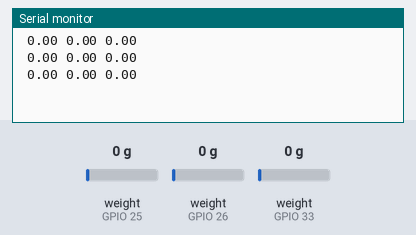
Bench run of a sketch on a simulated ESP32. Shown: the last lines printed to the serial monitor. The inputs (shaded band) are chosen by the test bench; at power-on: weight on the scale (sensors on GPIO 25, GPIO 26, GPIO 33) 0 g.

Above: at 1.2 s.
1.3 s: weight on the scale (sensor on GPIO 25) set to 100 g
At 1.72 s:
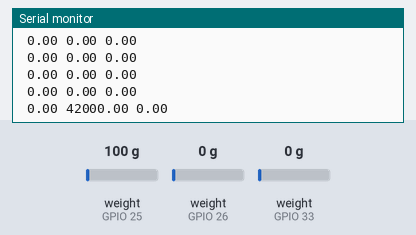
2.8 s: weight on the scale (sensor on GPIO 26) set to 100 g
At 2.93 s:
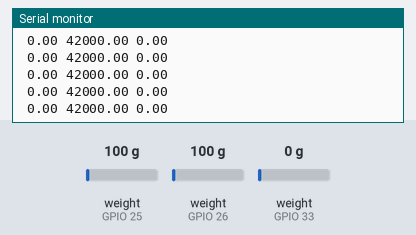
4.3 s: weight on the scale (sensor on GPIO 33) set to 100 g
At 4.44 s:
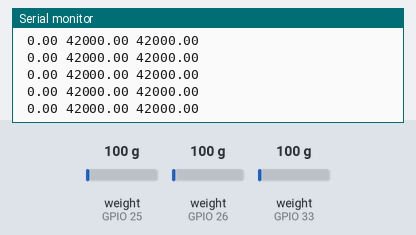
5.8 s: weight on the scale (sensor on GPIO 25) set to 1250 g
At 5.95 s:
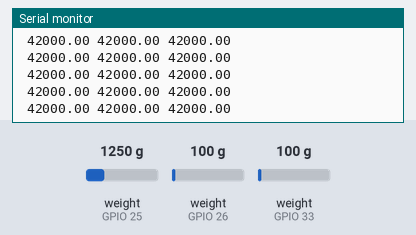
7.3 s: weight on the scale (sensor on GPIO 26) set to 1250 g
At 7.46 s:
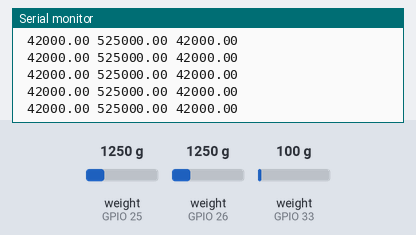
8.8 s: weight on the scale (sensor on GPIO 33) set to 1250 g
At 8.98 s:
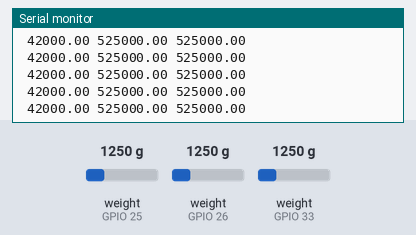
Timing chart, 0 to 11.3 s (numbered marks = the images above; inputs shaded):
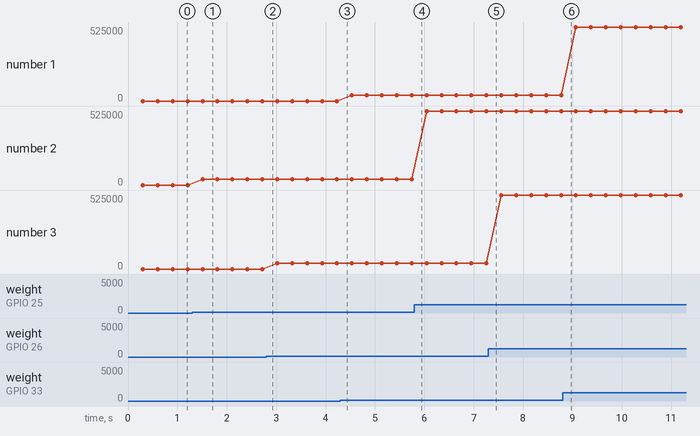

The sketch:

LC_CALIBRATION_MAIN.ino
```cpp
/*
This code runs on the DAQ ESP32 and has a couple of main functions.
1. Read sensor data
2. Send sensor data to COM ESP32
3. Recieve servo commands from COM ESP32
4. Send PWM signals to servos
*/

#include <esp_now.h>
#include <WiFi.h>
// #include <ESP32Servo.h>
#include <Wire.h>
#include <Arduino.h>
#include "HX711.h"


//define pins to use for the various sensors and connections. define takes up less space on the chip
//#define ONBOARD_LED  13
//#define PTDOUT1 36 //PT-O1
//#define CLKPT1 27
//#define PTDOUT2 39 //PT-O2
//#define CLKPT2 27
//#define PTDOUT3 34 //PT-E1
//#define CLKPT3 27
//#define PTDOUT4 35 //PT-E2
//#define CLKPT4 27
#define PTDOUT5 32 //PT-C1
#define CLKPT5 27
#define PTDOUT6 33 //LC1
#define CLKPT6 27
#define PTDOUT7 25 //
#define CLKPT7 27
#define PTDOUT8 26 //
#define CLKPT8 27


float pt1=-1;
float pt2=-1;
float pt3=-1;
float pt4=-1;
float pt5=-1;
float pt6=-1;
float pt7=-1;
float pt8=-1;
// String serialMessage = "";
//float LC_ALL=1.0;
String serialMessage = "";


//define servo min and max values
// #define SERVO_MIN_USEC (900)
// #define SERVO_MAX_USEC (2100)

//Initialize the PT and LC sensor objects which use the HX711 breakout board
//HX711 scale1;
//HX711 scale2;
//HX711 scale3;
//HX711 scale4;
//HX711 scale5;
HX711 scale6;
HX711 scale7;
HX711 scale8;
//Initialize the servo objects
// Servo servo1;
// Servo servo2;

//define servo necessary values
int ADC_Max = 4096;


void setup() {


  //set gains for pt pins
  scale6.begin(PTDOUT6, CLKPT6); //chamber
  scale6.set_gain(128);

  //set gains for pt pins
  scale7.begin(PTDOUT7, CLKPT7); //chamber
  scale7.set_gain(128);

  //set gains for pt pins
  scale8.begin(PTDOUT8, CLKPT8); //chamber
  scale8.set_gain(128);
  Serial.begin(115200);
}

void loop() {

  getReadings();

  delay(2);

}

void getReadings(){

//
// pt1 = scale1.read();
//       // Serial.print("pt1: ");
//
//       // Serial.print(" p2: ");
//
//  pt2 = scale2.read();
//
//  pt3 = scale3.read();
//       // Serial.print(" pt3: ");
//
//  pt4 = scale4.read();
//       // Serial.print(" pt4: ");
//
//  pt5 = scale5.read();
//       // Serial.print(" pt5: ");

   pt6 = scale6.read();
        // Serial.print(" pt6: ");

   pt7 = scale7.read();
//        Serial.print(" pt7: ");

   pt8 = scale8.read();
//      Serial.print(" pt8: ");

//   LC_ALL = pt6 + pt7 + pt8;


  serialMessage = "";
//  serialMessage.concat(pt6+pt7+pt8);
//  serialMessage.concat(" ");
//  serialMessage.concat(pt2);
//  serialMessage.concat(" ");
//  serialMessage.concat(pt3);
//  serialMessage.concat(" ");
//  serialMessage.concat(pt4);
//  serialMessage.concat(" ");
//  serialMessage.concat(pt5);
  serialMessage.concat(" ");
  serialMessage.concat(pt6);
  serialMessage.concat(" ");
  serialMessage.concat(pt7);
  serialMessage.concat(" ");
  serialMessage.concat(pt8);
//  serialMessage.concat(" ");
//  serialMessage.concat(LC_ALL);

  Serial.println(serialMessage);


}
```

Measured:
- after the input at 1.3 s, the serial monitor: prints a new line after 0.21 s (image 1)
- plotted number 2: 0 → 42000 after the input at 1.3 s, 42000 → 525000 after the input at 5.8 s
